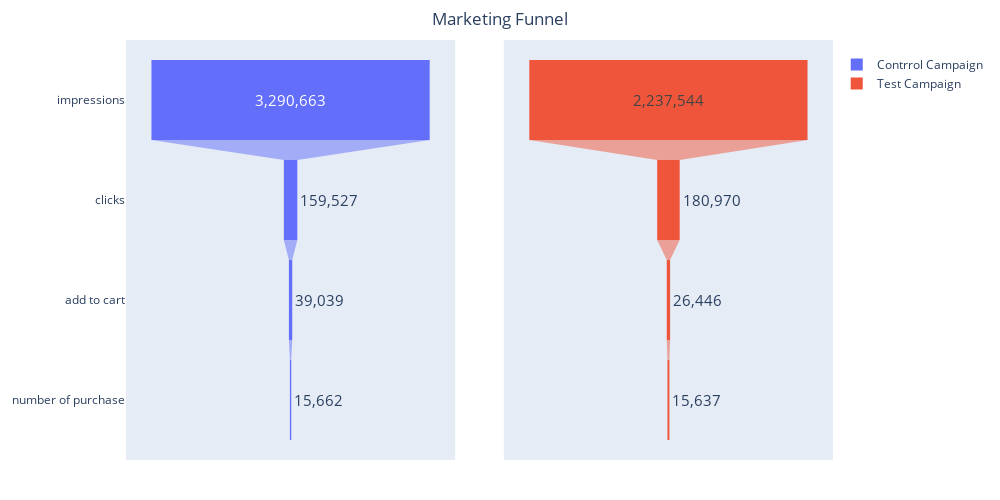

Notebook source saved alongside this figure:
### Code cell
fig = make_subplots(rows=1, cols=2, shared_yaxes=True)

fig.add_trace(go.Funnel(
    name = 'Contrrol Campaign',
    y = control_camp['stage'],
    x = control_camp['number of actions'],
    text = control_camp['numberf'],
    textposition = "auto",
    textinfo = "value+percent initial",
), row=1, col=1)

fig.add_trace(go.Funnel(
    name = 'Test Campaign',
    y = test_camp['stage'],
    x = test_camp['number of actions'],
    text = test_camp['numberf'],
    textposition = "auto",
), row=1, col=2)

fig.update_layout(
    title_text='Marketing Funnel',
    title_x=0.5,
    width=1000,
    height=500,
    margin=dict(l=20, r=30, t=50, b=50, pad=10)
)

fig.update_traces(
    textposition='auto', 
    texttemplate='%{text}', 
    textfont_size=15)

fig.show()

### Figure 1 — Plotly figure (JSON) as saved in the notebook; plotly's stock layout.template omitted (floating-point values rounded to 4 significant figures)
{"data": [{"name": "Contrrol Campaign", "text": ["3,290,663", "159,527", "39,039", "15,662"], "textfont": {"size": 15}, "textinfo": "value+percent initial", "textposition": "auto", "texttemplate": "%{text}", "type": "funnel", "x": [3290663, 159527, 39039, 15662], "xaxis": "x", "y": ["impressions", "clicks", "add to cart", "number of purchase"], "yaxis": "y"}, {"name": "Test Campaign", "text": ["2,237,544", "180,970", "26,446", "15,637"], "textfont": {"size": 15}, "textposition": "auto", "texttemplate": "%{text}", "type": "funnel", "x": [2237544, 180970, 26446, 15637], "xaxis": "x2", "y": ["impressions", "clicks", "add to cart", "number of purchase"], "yaxis": "y2"}], "layout": {"height": 500, "margin": {"b": 50, "l": 20, "pad": 10, "r": 30, "t": 50}, "title": {"text": "Marketing Funnel", "x": 0.5}, "width": 1000, "xaxis": {"anchor": "y", "domain": [0, 0.45]}, "xaxis2": {"anchor": "y2", "domain": [0.55, 1]}, "yaxis": {"anchor": "x", "domain": [0, 1]}, "yaxis2": {"anchor": "x2", "domain": [0, 1], "matches": "y", "showticklabels": false}}}
